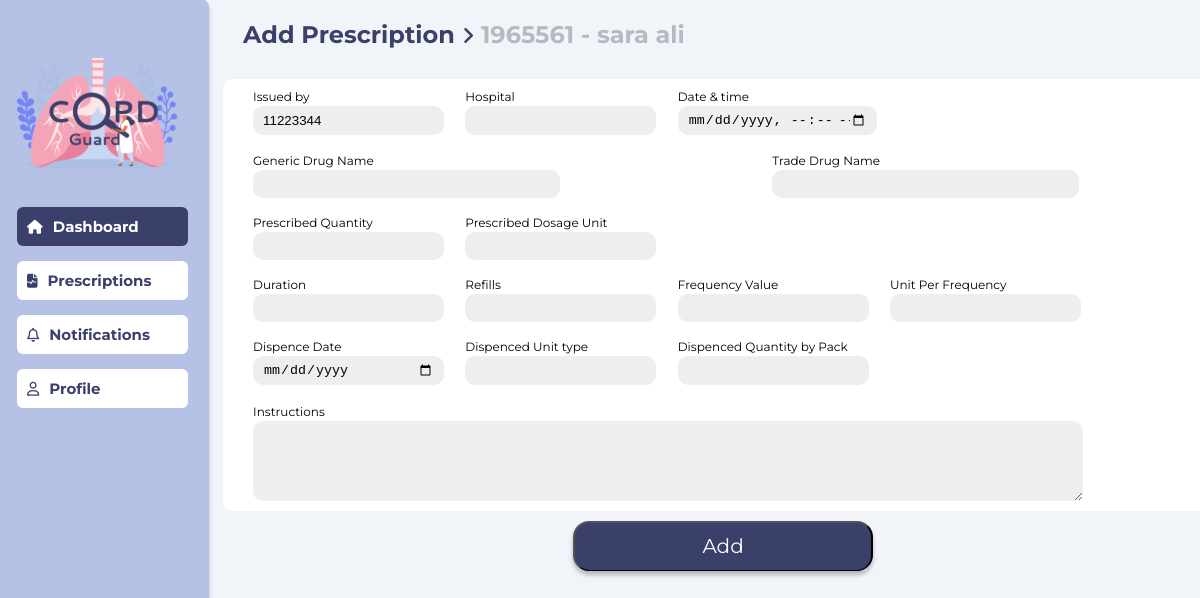
Page /AddPrescription.php?pid=1965561 (signed in) on the committed database.
### tables this page shows
CREATE TABLE `patient` (
  `National_ID` int(11) NOT NULL,
  `First_name` varchar(100) NOT NULL,
  `Last_name` varchar(100) NOT NULL,
  `Email` varchar(100) NOT NULL,
  `Password` varchar(100) NOT NULL,
  `Phone` int(11) NOT NULL,
  `City` varchar(100) DEFAULT NULL,
  `Birth_date` date NOT NULL,
  `Disease_start_date` date NOT NULL,
  `Disease_stage` varchar(100) NOT NULL,
  `Gender` varchar(100) DEFAULT NULL,
  `Assign_HProvider_id` int(11) NOT NULL
);

### Controller.php (called while the page is built, shortened)
<?php
function getPatientInfo($Patient_ID)
{
    $db = connectDB();
    $sql = "SELECT * FROM `patient` where `National_ID` = $Patient_ID";
    $result = mysqli_query($db, $sql);
    return mysqli_fetch_assoc($result);
}

### utils.php (called while the page is built, shortened)
<?php
function currentUserId()
{
    return $_COOKIE['user_id'];
}
?>

### AddPrescription.php (the view, shortened to what this page needs)
<?php
require_once 'utils.php';
require_once 'Controller.php';
if (isset($_GET['pid']) && is_numeric($_GET['pid'])) {
    $clickedPatientInfo = getPatientInfo($_GET['pid'],);
}
?>
<!DOCTYPE html>
<html lang="en">
<head>
    <link rel="stylesheet" href="./css/all.min.css" />
    <link rel="stylesheet" href="./css/framework.css">
    <link rel="stylesheet" href="./css/master.css">
</head>
<body>
    <div class="page d-flex">
        <div class="sidebar bg-white p-20 p-relative">
            <br><br>
            <br><br>
            <ul>
                <li class="mb-15">
                    <a class="active d-flex align-center fs-14 c-white rad-6 p-10" href="HPDashboard.php">
                        <i class="fa fa-solid fa-house"></i>
                        <span>Dashboard</span>
                    </a>
                </li>
                <li class="mb-15">
                    <a class=" d-flex align-center fs-14 c-white rad-6 p-10 " href="Prescriptions.php">
                        <i class="fa fa-solid fa-file-waveform"></i>
                        <span>Prescriptions</span>
                    </a>
                </li>
                <li class="mb-15">
                    <a class=" d-flex align-center fs-14 c-white  rad-6 p-10" href="Notifications.php">
                        <i class="fa fa-regular fa-bell"></i>
                        <span>Notifications</span>
                    </a>
                </li>
                <li class="mb-15">
                    <a class=" d-flex align-center fs-14 c-white  rad-6 p-10" href="Profile.php">
                        <i class="fa fa-regular fa-user"></i>
                        <span>Profile</span>
                    </a>
                </li>
            </ul>
        </div>
        <div class="content w-full">
            <h2 class="mt-20 ml-30 c-blue-alt mb-20 "> Add Prescription <i class="fa fa-solid fa-angle-right fs-20 c-blue-alt"></i> <span class="c-grey">
                    <?php echo $clickedPatientInfo["National_ID"] . " - " . $clickedPatientInfo["First_name"] . " " . $clickedPatientInfo["Last_name"]; ?>
                </span>
            </h2>
            <div class="projects p-10">
                <div class="boxes">
                    <form action="#" class="" method="post">
                        <div class="inputbox w-full bg-white rad-10 p-10  mb-20">
                            <div class="form-row">
                                <div class="form-col">
                                    <label for="Issued_by">Issued by</label>
                                    <input class="d-block mb-10 p-10 b-none bg-eee rad-10" name="Issued_by" type="text" value="<?php echo currentUserId(); ?>" readonly>
                                </div>
                                <div class="form-col">
                                    <label for="Hospital">Hospital</label>
                                    <input class="d-block mb-10 p-10 b-none bg-eee rad-10" name="Hospital" type="text">
                                </div>
                                <div class="form-col">
                                    <label for="Date_time">Date & time</label>
                                    <input class="d-block mb-10 p-10 b-none bg-eee rad-10" name="Date_time" type="datetime-local" required>
                                </div>
                            </div>
                            <div class="form-row">
                                <div class="form-col">
                                    <label for="Generic_Drug_name">Generic Drug Name</label>
                                    <input class="d-block mb-10 p-10 b-none bg-eee rad-10" name="Generic_Drug_name" type="text" id="Generic_Drug_name" required>
                                </div>
                                <div class="form-col">
                                </div>
                                <div class="form-col" id="Trade_Drug_name">
                                    <label for="Trade_Drug_name">Trade Drug Name</label>
                                    <input class="d-block mb-10 p-10 b-none bg-eee rad-10" name="Trade_Drug_name" type="text" required>
                                </div>
                            </div>
                            <div class="form-row">
                                <div class="form-col">
                                    <label for="Prescribed_Quantity">Prescribed Quantity</label>
                                    <input class="d-block mb-10 p-10 b-none bg-eee rad-10" name="Prescribed_Quantity" type="number" required>
                                </div>
                                <div class="form-col">
                                    <label for="Prescribed_Dosage_unit">Prescribed Dosage Unit</label>
                                    <input class="d-block mb-10 p-10 b-none bg-eee rad-10" name="Prescribed_Dosage_unit" type="text" required>
                                </div>
                            </div>
                            <div class="form-row">
                                <div class="form-col">
                                    <label for="Duration">Duration</label>
                                    <input class="d-block mb-10 p-10 b-none bg-eee rad-10" name="Duration" type="number" required>
                                </div>
                                <div class="form-col">
                                    <label for="Refills">Refills</label>
                                    <input class="d-block mb-10 p-10 b-none bg-eee rad-10" name="Refills" type="number" required>
                                </div>
                                <div class="form-col">
                                    <label for="Frequency_value">Frequency Value</label>
                                    <input class="d-block mb-10 p-10 b-none bg-eee rad-10" name="Frequency_value" type="text" required>
                                </div>
                                <div class="form-col">
                                    <label for="Unit_per_Frequency">Unit Per Frequency</label>
                                    <input class="d-block mb-10 p-10 b-none bg-eee rad-10" name="Unit_per_Frequency" type="text" required>
                                </div>
                            </div>
                            <div class="form-row">
                                <div class="form-col">
                                    <label for="Dispense_Date">Dispence Date</label>
                                    <input class="d-block mb-10 p-10 b-none bg-eee rad-10" name="Dispense_Date" type="date" required>
                                </div>
                                <div class="form-col">
                                    <label for="Dispensed_Unit_type">Dispenced Unit type</label>
                                    <input class="d-block mb-10 p-10 b-none bg-eee rad-10" name="Dispensed_Unit_type" type="text" required>
                                </div>
                                <div class="form-col">
                                    <label for="Dispensed_Quantity_by_Pack">Dispenced Quantity by Pack</label>
                                    <input class="d-block mb-10 p-10 b-none bg-eee rad-10" name="Dispensed_Quantity_by_Pack" type="text" required>
                                </div>
                            </div>
                            <div class="form-row">
                                <div class="form-col">
                                    <label for="Instructions">Instructions</label>
                                    <textarea class="d-block  p-10 b-none bg-eee rad-10" name="Instructions" id="Instructions" cols="30" rows="4"></textarea>
                                </div>
                            </div>
                        </div>
                        <div class="box w-full rad-10 center-flex p-10">
                            <button type="submit" name="add_prescription" class="btn">Add</button>
                        </div>
                    </form>
                </div>
            </div>
        </div>
    </div>
</body>
</html>

### css/framework.css (style rules this page uses)
:root { --blue-color: #7585F8; --blue-alt-color: #3B406B; --orange-color: #f59e0b; --green-color: #69C6A7; --red-color: #f44336; --grey-color: #B7B8C1; }
.d-flex { display: flex; }
.align-center { align-items: center; }
.d-block { display: block; }
.p-10 { padding: 10px; }
.p-20 { padding: 20px; }
.mt-20 { margin-top: 20px; }
.mb-10 { margin-bottom: 10px; }
.mb-15 { margin-bottom: 15px; }
.mb-20 { margin-bottom: 20px; }
.ml-30 { margin-left: 30px; }
.bg-white { background-color: white; }
.bg-eee { background-color: #eee; }
.c-white { color: white; }
.c-grey { color: var(--grey-color); }
.c-blue-alt { color: var(--blue-alt-color); }
.p-relative { position: relative; }
.fs-14 { font-size: 14px; }
.fs-20 { font-size: 20px; }
.b-none { border: none; }
.rad-6 { border-radius: 6px; }
.rad-10 { border-radius: 10px; }
.w-full { width: 100%; }
.center-flex { display: flex; align-items: center; justify-content: center; flex-direction: column; }

### css/master.css (style rules this page uses)
:root { --blue-color: #B5C2E6; --blue-alt-color: #3B406B; --orange-color: #f59e0b; --green-color: #22c55e; --red-color: #f44336; --grey-color: #B7B8C1; }
* { box-sizing: border-box; }
body { margin: 0; font-family: "Montserrat", sans-serif; }
a { text-decoration: none; }
ul { list-style: none; padding: 0; }
.page { background-color: #F1F5F9; min-height: 100vh; }
.sidebar { width: 250px; box-shadow: 0 0 10px #DDD; box-sizing: border-box; left: -4px; right: 1131px; top: 29px; background: #FFFFFF; border: 1px solid #DFE0EB; box-shadow: 0px 4px 4px rgba(0, 0, 0, 0.25); border-radius: 8px; max-height: 94vh; }
.sidebar ul li a { transition: 0.3s; margin-bottom: 5px; background-color: white; color: var(--blue-alt-color) }
.sidebar ul li a:hover, .sidebar ul li a.active { background-color: var(--blue-alt-color); color: white; }
.sidebar ul li a span { font-size: 15px; margin-left: 10px; font-weight: bold; }
.content { overflow: hidden; }

### AddPrescription.php (style rules this page uses)
.boxes { display: flex; align-items: center; justify-content: space-between; }
.sidebar { top: -1px !important; background: #B5C2E6 !important; border-color: #B5C2E6 !important; max-height: -webkit-fill-available !important; }
.box { display: flex; flex-direction: row; flex-wrap: nowrap; align-items: center; justify-content: space-between; width: 1000px; }
.btn { text-decoration: none; box-sizing: border-box; width: 300px; height: 50px; color: white; background: #3B406B; border-bottom: 1px solid #000000; box-shadow: 0px 4px 4px rgba(0, 0, 0, 0.25); border-radius: 16px; cursor: pointer; padding: 10px 40px; text-align: center; font-size: 20px; font-family: "Montserrat", sans-serif; margin: 0 auto; }
.inputbox { margin: 0 auto; }
.form-row { display: flex; flex-wrap: wrap; margin: 0px 20px; }
.form-col { flex-basis: calc(28.33% - 54px); margin-right: 0px; }
.form-col:last-child { margin-right: 0; }
label { display: block; margin-bottom: 2px; font-size: 12px; }
input[type="text"], input[type="datetime-local"], input[type="date"], input[type="number"] { width: 90%; height: 45% }
textarea { width: 830px; resize: vertical; }
#Generic_Drug_name { width: 307px; }

### rows in the picture
patient: National_ID "1965561", First_name "sara", Last_name "ali"
